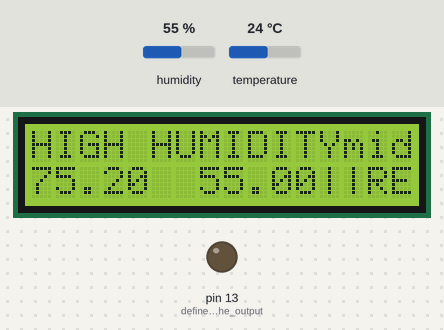
Simulated run of this sketch. Board: Arduino Uno, built with avr-gcc and run on an emulated ATmega328P. Shown: 16×2 character LCD, output pins drawn as LEDs (lit = HIGH). The test bench sets the inputs (shaded band); at power-on: temperature 24 °C, humidity 55 %. Random numbers use the default seed unless the sketch sets one.

Above: at 6.1 s.
6.2 s: temperature set to 41 °C
At 8.8 s:
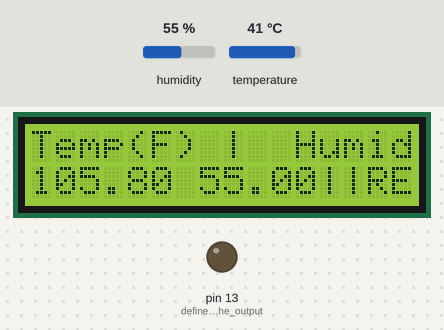
12.4 s: humidity set to 42 %
At 17.5 s:
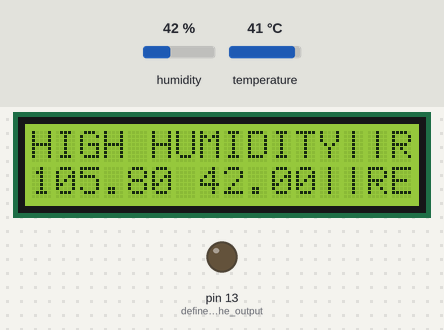
19.8 s: humidity set to 39 %
At 21.6 s:
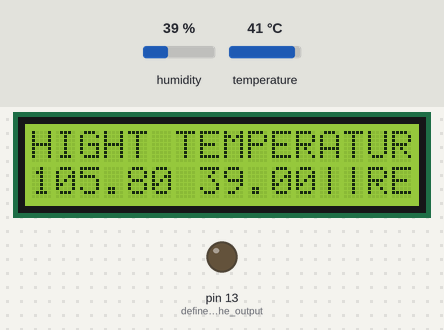
27.2 s: temperature set to 12 °C
At 29.1 s:
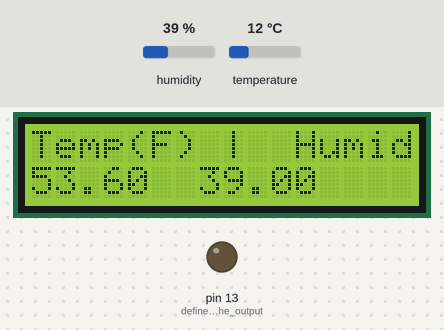
Timing chart, 0 to 35.3 s (numbered marks = the images above; inputs shaded):
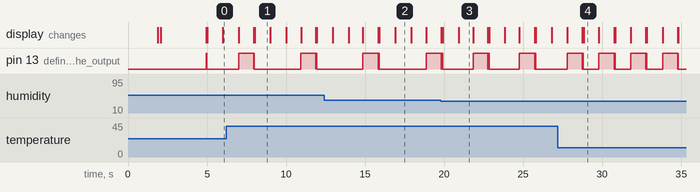

The sketch:

Tricorder_10_Visual_Studio2_.ino
```cpp
//=============================================================
//            SETUP:                                          |
//-------------------------------------------------------------
//*THIS PROGRAM WAS INTENDED FOR USE WITH THE ARDUINO UNO R3* |
//-------------------------------------------------------------
//GO TO SKETCH AND DOWNLOAD THE LIBRARIES BELOW:              |
//  1.DHT.H                                                   |
//  2.LIQUIDCRYSTAL.H                                         |
//IF IT DOES NOT WORK, THEN                                   |
//TRY DOWNLOADING ALL OF THE LIRARIES                         |
//CHECK THAT YOU DOWNLOADED THE CORRECT LIBRARY, SIMPLE DHT   |
//-------------------------------------------------------------
//=============================================================
//SETUP THE CORRECT TOOLS:                                    |
//- SET BOARD TO THE CORRECT BOARD                            |
//- SET THE CORRECT BOARD (IF POSSIBLE)                       |
//- SET THE UPLOAD SPEED TO 115200 OR YOUR OWN BOARD SPEED    |
//=============================================================
//=============================================================
// DHT11 PINS:                                                |
//      (PIN 1)Data: D7                                       |
//      (PIN 2)VCC: 5V or 3V                                  |
//      (PIN 3)GND: GND                                       |
//=============================================================
//---------------------------------------------------------------
//CHECK THE SCHEMATIC FOR THE LCD DISPLAY IN THE ZIP FILE       |
//---------------------------------------------------------------
#include <LiquidCrystal.h>//LIBRARY FOR THE LCD DISPLAY
#include "DHT.h"//LIBRARY FOR THE DHT11 (NAME OF THE HUMIDITY SENSOR)

// set the DHT Pin
#define DHTPIN 8//STATES POSITION OF THE DHT11 DATA PINS

// initialize the library with the numbers of the interface pins
LiquidCrystal lcd(12, 11, 5, 4, 3, 2);
#define DHTTYPE DHT11
DHT dht(DHTPIN, DHTTYPE);

void setup() {

  // BEGINS THE SETUP OF THE PROGRAM:
  lcd.begin(16, 2);//SETS THE LCD TO 16,2
  dht.begin();//STARTS LCD
  pinMode(LED_BUILTIN, OUTPUT);//defines the output
  lcd.print("TRICORDER SETUP");//setup
  delay((random(1000, 3000)));//WAITS 1000- 3000 MILLISECS (1-3 SECS)
  lcd.setCursor(7,1);//RESETS THE CURSOR TO THE SECOND ROW
  Serial.print("Setup.");
  lcd.print(".");
  delay((random(10, 30)));//WAITS 10-30 MILLISECS (0.01-0.03 SECS)
  Serial.print("Setup..");
  lcd.clear();//CLEARS LCD
  lcd.print("..");
  delay((random(10, 30)));//WAITS 10-30 MILLISECS (0.01-0.03 SECS)
  Serial.print("Setup...");//LOADING
  lcd.clear();//CLEAR LCD
  lcd.print("...");//LOADING
  delay((random(10, 30)));//WAITS 10-30 MILLISECS (0.01-0.03 SECS)
  Serial.print("Setup.");
  lcd.clear();//CLEAERS LCD
  lcd.setCursor(7,1);//RESETS THE CURSOR TO THE SECOND ROW
  lcd.print(".");
  delay((random(10, 30)));//WAITS 10-30 MILLISECS (0.01-0.03 SECS)
  Serial.print("Setup..");
  lcd.clear();//CLEARS LCD
  lcd.print("..");
  delay((random(10, 30)));//WAITS 10-30 MILLISECS (0.01-0.03 SECS)
  Serial.print("Setup...");
  lcd.clear();//CLEARS LCD
  lcd.print("...");
  delay((random(10, 30)));//WAITS 10-30 MILLISECS (0.01-0.03 SECS)
  Serial.print("Setup.");
  lcd.clear();//CLEARS LCD
  lcd.setCursor(7,1);//RESETS THE CURSOR TO THE SECOND ROW
  lcd.print(".");
  delay((random(10, 30)));//WAITS 10-30 MILLISECS (0.01-0.03 SECS)
  Serial.print("Setup..");
  lcd.clear();//CLEARS LCD
  lcd.print("..");
  delay((random(10, 30)));//WAITS 10-30 MILLISECS (0.01-0.03 SECS)
  Serial.print("Setup...");
  lcd.clear();//CLEARS LCD
  lcd.print("...");
  delay((random(10, 3000)));//WAITS 10-3000 MILLISECS (0.01-3 SECS)
  Serial.print("Setup.");
  lcd.clear();//CLEARS LCD
  pinMode(LED_BUILTIN, OUTPUT);//defines the output
 }

void loop() {//BEGINS MAIN PART OF THE PROGRAM
  // PRINT DATA TO THE LCD.
  lcd.print("Temp(F) |  Humidity|");
  delay((random(10, 30)));//waits 10-30 millisecs (0.01-0.03)
  Serial.print("Temp:");
  digitalWrite(LED_BUILTIN, HIGH);//turns on the led
  // set the cursor to column 0, line 1
  // (note: line 1 is the second row, since counting begins with 0):
  lcd.setCursor(0, 1); //RESETS CURSOR TO THE FIRST ROW
  // read humidity
  float h = dht.readHumidity();//SETS UP THE DHT11 IN HUMIDITY
  //read temperature in Fahrenheit
  float f = dht.readTemperature(true);//SETS UP THE DHT11 IN TEMPERATURE (F)
  float c = 5*(f-32)/9;//SETS UP THE DHT11 IN TEMPERATURE (C)

  delay((random(10, 30)));//waits 10-30 millisecs (0.01-0.03)
  digitalWrite(LED_BUILTIN, LOW);//turns off the led
  if (isnan(h) || isnan(f)) {//if there is an error, the error message will show on screen
    lcd.print("|==| TRICORDER ERROR |==|");//error message
    Serial.print("TRICORDER ERROR");
    delay(1000);//WAIT 1000 MILLISECS (1 SECS)
    lcd.print("REALIGN DHT11 PINS");//TROUBLESHOOTING TIPS
    delay(1000);//WAIT 1000 MILLISECS (1 SECS)
    lcd.print("CHECK PINS");//TROUBLESHOOTING TIPS
    return;//RESETS THE CURSOR AND CLEARS THE LCD
  }
  lcd.print(f);//PRINTS THE TERMPERATURE IN F
  Serial.print(f);//PRINTS THE F IN SERIAL MONITER
  lcd.setCursor(7,1);//RESETS THE CURSOR TO THE SECOND ROW
  lcd.print(h); //PRINTS THE HUMIDITY
  Serial.print("HUMIDITY");//WRITES THE LABEL FOR THE HUMIDITY ON THE SERIAL MONITER
  Serial.print(h);//PRINTS THE HUMIDITY IN THE SERIAL MONITER
  if (h>40) {//DEVICE WARNING FOR TOO WET
    Serial.print("||RED ALERT||");
    Serial.print("BIOCONTAMINATION");
    Serial.print("EVACUATE ZONE: HIGH HUMIDITY");
    lcd.print("||RED ALERT||");
    delay(500);
    Serial.print("BIOCONTAMINATION");
    delay(500);
    lcd.print("EVACUATE ZONE: HIGH HUMIDITY");
    }
  if (f>100) {//WARNING FOR TOO HOT
    Serial.print("||RED ALERT||");
    Serial.print("TIME DISTORTIONS");
    Serial.print("EVACUATE ZONE: HIGH TEMPERATURE");
    lcd.print("||RED ALERT||");
    delay(500);
    Serial.print("TIME DISTORTIONS");
    delay(500);
    lcd.print("EVACUATE ZONE: HIGHT TEMPERATURE");
    }
  if (f<45) {//WARNING FOR TOO COLD
    Serial.print("||WARNING||");
    Serial.print("CHECK TEMPERATURE");
    Serial.print("EVACUATE ZONE: TOO COLD");
    lcd.print("||WARNING||");
    delay(500);
    Serial.print("CHECK TEMPERATURE");
    delay(500);
    lcd.print("EVACUATE ZONE: TOO COLD");
    }
  delay((random(900, 1000))); digitalWrite(LED_BUILTIN, HIGH);//WAITS 900-1000 MILLISECS(0.9-1 SECS)AND TURNS ON THE LED
  lcd.clear();//CLEARS LCD
  lcd.print("CELSIUS: ");//WRITES TEXT
  (7,1);//RESETS CURSOR TO THE SECOND ROW
  lcd.print(c);//CONVERTS TEMPERATURE F TO C WITH THE CONVERSION EQUATION (5/9*(F-32) USING ACII CHARS)
  delay((random(900, 1000))); digitalWrite(LED_BUILTIN, LOW);//WAITS 900-1000 MILLISECS(0.9-1 SECS)AND TURNS OFF THE LED
  lcd.clear();//CLEARS LCD
}
//---------------------------------------------------------------------------------------------
//OBJECTIVE:
//THE OBJECTIVE OF THIS PROJECT IS TO CREATE A STAR TREK TRICORDER AS REAL AS POSSIBLE.
//THIS ALSO MEANS THAT IT MUST SHOW REAL DATA IN THE SURROUNDINGS, OR IT WILL WORK AS A PROP.
//*USE A CASE THAT LOOKS LIKE THE REAL THING*
//---------------------------------------------------------------------------------------------
//---------------------------------------------------------------------------------------------
//CHANGELOG:
//VERSION 1
//7/1/18
//CREATED PROGRAM
//MADE SCHEMATICS
//7/2/18
//MADE PROGRAM BASE AND UPLOADED FOR TEST
//ADDED TEMPERATURE F TO C EQUATION FOR MULTI-CONTINENT USE(USES METRIC AND IMPERIAL UNITS)
//VERSION 9
//7/3/18
//ADDED INCLUDED DEBUGGING SERVICING FOR THE DHT11(STILL WORKING ON THE LCD)
//ADDED MORE COMMENTS FOR LEARNERS
//NEEDED FIXES SO FAR:
// - F-C CONVERSION BUG
// - CHECK COMMENTS FOR ACCURACY
// - DELETE ANY UNNECCESSARY LINES
//VERSION 10
//7/5/18
//REMOVED THE CELSIUS FUNCTION TO FIX THE BUG
//ADDED SERIAL PORT USE INSTEAD OF THE DISPLAY
//MORE COMMENTING
//---------------------------------------------------------------------------------------------

//               NOTES:
//-WORKS MOSTLY WITH ARDUINO GENUINO OR UNO
//-SET MAINLY FOR FAREHNHEIT, REQUIRES CONFIGURATION FOR CELCIUS
//-HOOK UP TO A BATTERY PACK FOR USE SO THAT THE TRICORDER CAN BE MORE PORTABLE
```

Measured:
- the behaviour switches between 41 and 40 % on humidity (found by bisection; images 2 and 3)
- by itself, pin 13 (defines_the_output): repeats every 2.0 s: LOW 0.03 s, HIGH 0.03 s, LOW 0.97 s, HIGH 0.98 s
- what the display in image 1 shows lasts 1.0 s, from 8.0 s to 9.0 s
- what the display in image 3 shows lasts 0.9 s, from 20.9 s to 21.8 s
